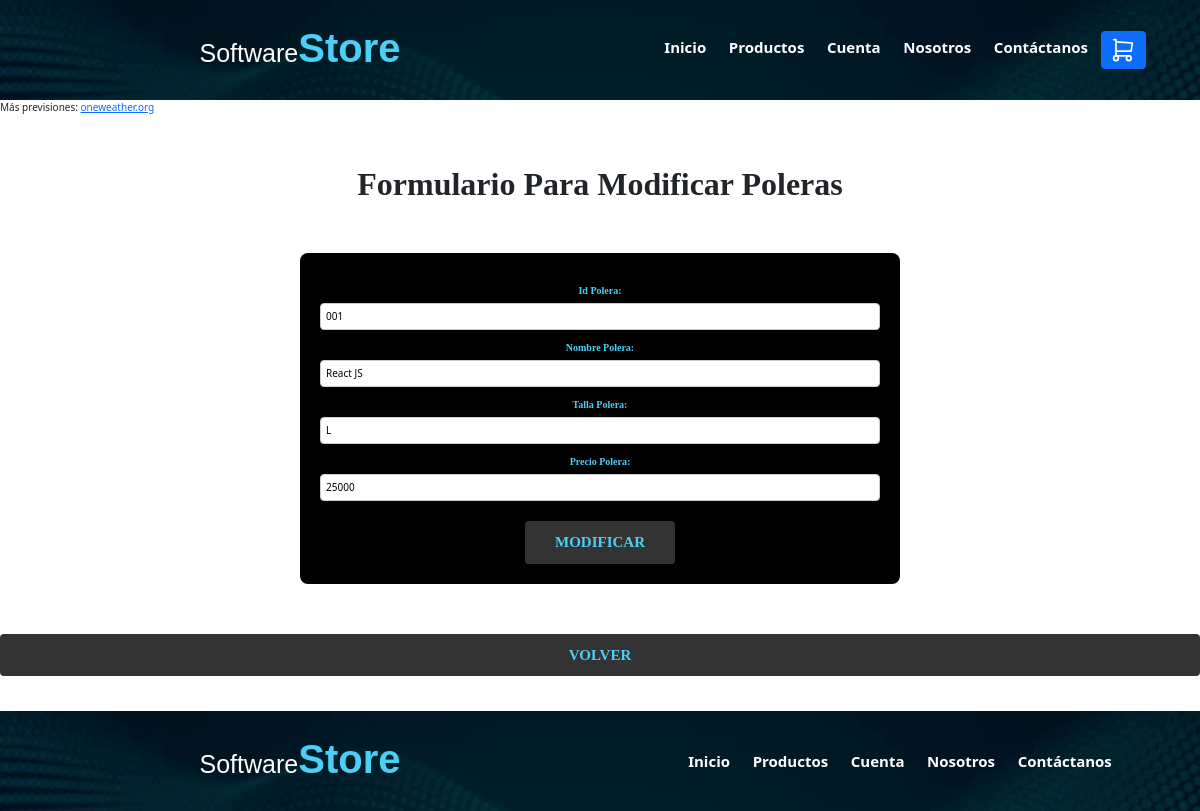
Screenshot of /poleras_edit/001/ with the database file from the repository.
### paginasWeb/models.py (models this page shows)
class Polera(models.Model):
    id_polera = models.CharField(primary_key=True, max_length=3)
    nombre = models.CharField(max_length=20)
    talla = models.CharField(max_length=1)
    precio = models.CharField(max_length=6)

### paginasWeb/views.py (the view, shortened to what this page needs)
# urls.py: path('poleras_edit/<str:pk>/', views.poleras_edit, name='poleras_edit'),
def poleras_edit(request, pk):
    polera = get_object_or_404(Polera, id_polera=pk)
    context = {
        'polera': polera,
    }
    return render(request, 'poleras_edit.html', context)

### paginasWeb/templates/poleras_edit.html (shortened to what this page needs)
{% extends 'base.html' %}
{% load static %}
{% block content %}
<div style="text-align: center;">
    <h2 class="h2__poleras">Formulario Para Modificar Poleras</h2>
    <div class="form__poleras-container">
        <form class="form__poleras" action="{% url 'poleras_edit' pk=polera.id_polera %}" method="post">
            <div class="form__group">
                <label class="form__label" for="id_polera">Id Polera:</label>
                <input class="form__input" type="text" name="id_polera" id="id_polera" value="{{ polera.id_polera }}" readonly>
            </div>
            <div class="form__group">
                <label class="form__label" for="nombre_polera">Nombre Polera:</label>
                <input class="form__input" type="text" name="nombre_polera" id="nombre_polera" value="{{ polera.nombre }}">
            </div>
            <div class="form__group">
                <label class="form__label" for="talla_polera">Talla Polera:</label>
                <input class="form__input" type="text" name="talla_polera" id="talla_polera" value="{{ polera.talla }}">
            </div>
            <div class="form__group">
                <label class="form__label" for="precio_polera">Precio Polera:</label>
                <input class="form__input" type="number" name="precio_polera" id="precio_polera" value="{{ polera.precio }}">
            </div>
            <input class="botton__agregar2" type="submit" name="opcion" value="Modificar">
        </form>
    </div>
    <a class="botton__volver" href="{% url 'crud' %}">Volver</a>
    <br>
</div>
{% endblock %}

### paginasWeb/static/css/base.css (style rules this page uses)
html { box-sizing: border-box; font-size: 62.5%; }
*, *:before, *:after { box-sizing: inherit; }

### paginasWeb/static/css/poleras_add.css (style rules this page uses)
.h2__poleras { font-family: Cambria, Cochin, Georgia, Times, 'Times New Roman', serif; text-align: center; margin-top: 50px; margin-bottom: 50px; font-weight: bold; font-size: xx-large; }
.form__poleras-container { display: flex; justify-content: center; margin-bottom: 50px; }
.form__poleras { padding: 2rem; background-color: black; font-size: 1rem; color: #4ccff7; border-radius: 8px; max-width: 600px; width: 100%; }
.form__group { margin: 1rem 0; display: flex; flex-direction: column; }
.form__label { font-family: Cambria, Cochin, Georgia, Times, 'Times New Roman', serif; font-weight: 700; margin-bottom: 0.5rem; color: #4ccff7; }
.form__input { padding: 0.5rem; font-size: 1rem; border: 1px solid #ccc; border-radius: 4px; }
.botton__agregar2 { font-family: Cambria, Cochin, Georgia, Times, 'Times New Roman', serif; color: #4ccff7; text-align: center; padding: 1rem 3rem; font-size: 1.5rem; text-transform: uppercase; font-weight: 700; border: none; background-color: #333; margin-top: 1rem; cursor: pointer; border-radius: 4px; }
.botton__volver { display: block; font-family: Cambria, Cochin, Georgia, Times, 'Times New Roman', serif; color: #4ccff7; padding: 1rem 3rem; font-size: 1.5rem; text-transform: uppercase; font-weight: 700; background-color: #333; text-decoration: none; margin: 2rem auto; text-align: center; border-radius: 4px; }

### rows the page displays
Polera: id_polera "001", nombre_polera "React JS", talla_polera "L", precio_polera "25000"
